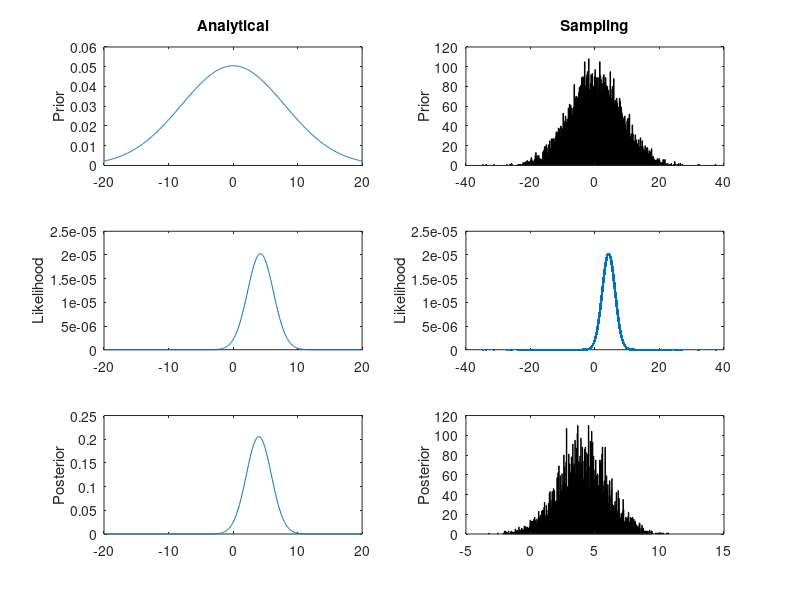

This chart was generated by the following MATLAB code:
clear all; close all; clc;

%% 
% ###################################
% ########    PARAMETERS    #########
% ###################################

% For defining the range of possible locations
tmin = -20;     % minimum t
tmax = 20;      % maximum t
stepsize = .1; 

% Prior
Mprior = 0;     % mean (represent what your prior belief is)
SDprior = 8;    % standard deviation (represents uncertainty in the prior belief)

% Observation
x = [7 3 -1 8];  % observed location (represent signal from your sensor)
SDx = 4;         % standard deviation for observation (represents uncertainty in the sensor)

% Number of samples (for the Sampling method)
N = 10000;

%%
% ##################################
% #####   DISCRETIZE-SPACE   #####
% ##################################

% 1. Define the range of all possible target locations
T = tmin : stepsize : tmax; % T: from tmin to tmax, with spacing = stepsize


% 2. Compute prior probabilities for each bypothesized location
%     and normalize them
Prior = normpdf(T,Mprior,SDprior); % normpdf for values in T, with mean = Mprior and SD = SDprior
Prior = Prior/sum(Prior*stepsize); % normalizing the prior densities


% 3. Compute the likelihood of obtaining the current observation,
%     for each bypothesized location
for i = 1:length(x)
    Likelihoodloc(i,:) = normpdf(x(i),T,SDx); % normpdf for x, with mean = all values in T and SD = SDprior
end;
Likelihood = prod(Likelihoodloc,1);

% Likelihoodmat = normpdf(x',T,SDx);
% Likelihood = prod(Likelihoodmat,1);

% 4. Compute posterior probabilities for each bypothesized location
%     by multiplying priors and likelihoods, and then normalize the products
Posterior = Prior.*Likelihood; % P(t|x) proportional to P(x|t)P(t)
Posterior = Posterior/sum(Posterior*stepsize); % normalizing the posterior densities


% 5. Obtain an estimate from the posterior
%    This time, we use the expected value of the posterior, Mean
%      i.e., E(t) = Integrate {t P( t | x )} dt
%    We're approximating this integral using summation (the Riemann sum)
%       Integration --> Summation
%                dt --> stepsize
Est1 = sum((T.*Posterior)*stepsize); 
disp('EstMean = '); disp(Est1);

%% 
% ########################
% #####   SAMPLING   #####
% ########################


% =============================================================
% Step 1:
% Goal: Sample from the prior distribution
% We assume the prior distribution to be a normal distribution
%  with mean = Mprior and SD = SDprior

% MATLAB syntax:
% To obtain samples from a normal distribution, we used the randn() function.
% E.g.,        SD*randn(1,N) + M
%  gives you N samples from a normal distribution 
%    with mean = M and standard deviation = SD

PriorSample = SDprior*randn(1,N) + Mprior     ;
%PriorSample = normrnd(Mprior, SDprior, 1, N) ; does the same thing

% =============================================================
% Step 2:
% Goal: Compute the likelihood for each sampled t(i)
% At observation x, we assume the likelihood probability
%  to be obtained from a normal distribution at x, 
%  with mean = t(i) and standard deviation = SDx

% MATLAB syntax:
% To obtain a probability density value from a normal distribution
% we used the normpdf() function.
% E.g.,        normpdf(X,M,SD)
%  gives you the probability density 
%   at X, with mean = M and standard deviation = SD,
% [You can plug in a vector for M, while leaving X and SD as one single number]


for i = 1:length(x)                     % for each observation,
    LikelihoodSampleloc(i,:) = ...
    normpdf(x(i), PriorSample, SDx)   ; % compute the likelihood for each particular sample
end                                     % instead of considering 400 possible locations              

LikelihoodSample = prod(LikelihoodSampleloc,1) ;
                                                                                         
% =============================================================
% Step 3:
% Goal: Compute the weight for each sampled t(i)
% Mathematically, w(i) = likelihood(i)/sum(likelihood)

% MATLAB syntax:
% Simply divide each likelihood by the sum of all likelihoods,
%  and assign the output to a vector called Weights, or anything you like.

Weights = LikelihoodSample ./ sum(LikelihoodSample) ;

% =============================================================
% Step 4:
% Goal: Resample from all t's, based on Weights computed in Step 3.
% This step is equivalent to sampling from the posterior distribution.


% MATLAB syntax:
% To obtain samples from an existing vector, 
%  use the randsample() function.
% E.g.,    randsample(SOURCE, K, true, W)
%  draws K random samples from all elements in vector SOURCE
%   with each element being weighted by the weight vector W
%   [i.e., The result is a vector with K elements]
%   [      W(i) is the weight for SOURCE(i)]
%   [      SOURCE and W must have the same length]
%  The 3rd parameter must be [true] for our purpose.
%  Check out HELP to see what that means.

PostSample = randsample(PriorSample, N, true, Weights) ;

% =============================================================
% Step 5:
% Goal: Obtain a estimate from the posterior samples
%  To be consistent with the Analytical method, 
%  we use the mean of the posterior distribution as an estimate.

% MATLAB syntax:
% Use the mean() function.
% E.g.,  mean(S)  returns the mean across all elements in vector S

EstSampling = mean(PostSample) ;

%%
% #################################
% #####   REPORTING RESULTS   #####
% #################################
 
% report estimates in the Command Window

% Define figure properties
figure('Name','Model Results');     % open a new figure window, with the name "Model Results"
plotrow = 3;                        % number of rows of plots in the figure
plotcol = 2;                        % number of columns of plots in the figure
a = zeros(1,plotrow*plotcol);       % declare vector a, for storing all axis indices for later formatting

 
% =================================
% For the Analytical method
% =================================

a(1) = subplot(plotrow,plotcol,1); % create tiled plots within one figure window, see HELP
% Plot Prior against T (the range of all possible targer locations)
plot(T, Prior);        % do the plotting
title('Analytical');   % give title to the current plot
ylabel('Prior');       % name the Y axis of the current plot
 
a(3) = subplot(plotrow,plotcol,3); % define subplot location
% Plot Likelihood against T
plot(T, Likelihood);
ylabel('Likelihood');

a(5) = subplot(plotrow,plotcol,5); % define subplot location
% Plot Posterior against T
plot(T, Posterior);
ylabel('Posterior');
 
 
 
% =================================
% For the sampling method
% =================================

a(2) = subplot(plotrow,plotcol,2); % define subplot location
% Plot the HISTOGRAM of all samples from the Prior sampling
% This should resemble the prior distribution

% Fill in the blank: a vector containing samples from the PRIOR distribution
hist(PriorSample,length(T));
title('Sampling');
ylabel('Prior');

a(4) = subplot(plotrow,plotcol,4); % define subplot location
% Plot the likelihood computed for each prior sample
% This should resemble the likelihood probabilities from analytical method

% X axis: the vector containing samples from the PRIOR distribution
% Y axis: the vector containing LIKELIHOOD probabily for each sample
plot(PriorSample, LikelihoodSample,'.'); % plot each point as a dot "."
ylabel('Likelihood');

 a(6) = subplot(plotrow,plotcol,6); % define subplot location
% Plot the HISTOGRAM for the posterior sampling
% This should resemble the posterior distribution

% A vector containing samples from the POSTERIOR distribution
hist(PostSample,length(T));
ylabel('Posterior')            ;




% ...........................
% ... Formatting the axis ...
% ...........................
 
% Set X axis limits to [tmin tmax], for all axes indexed in a
% set(a,'Xlim',[tmin tmax]);



